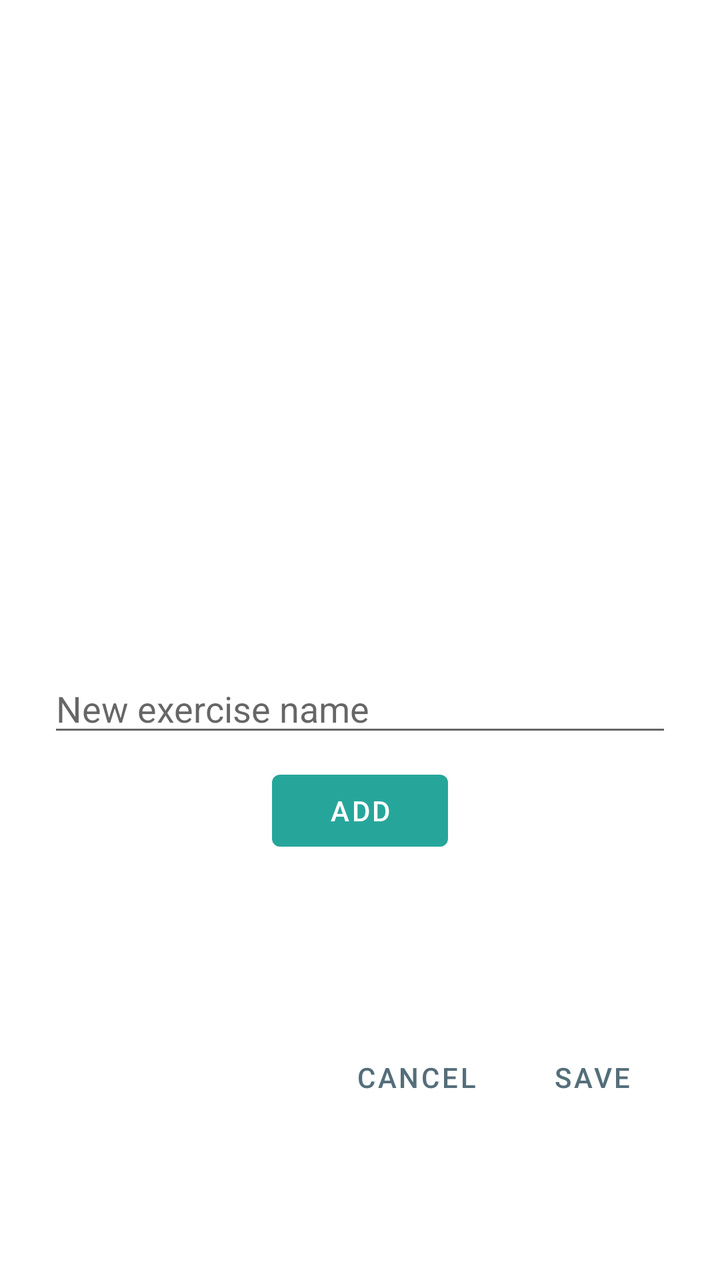
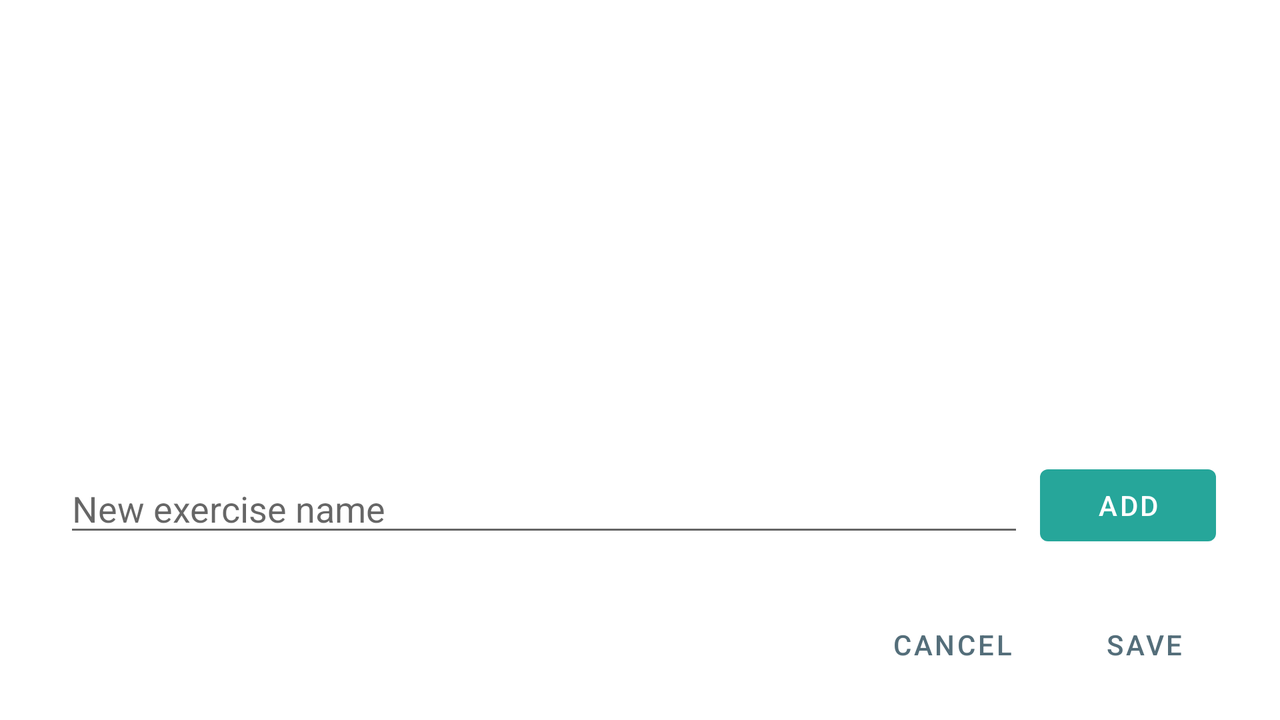

The same Android screen from two of the app's own layout files: first res/layout/ as a phone draws it, then the author's variant for another configuration, drawn on a device whose configuration selects that folder. Both files follow.
<!-- AndroidManifest.xml: application theme AppTheme -->
<!-- res/layout/dialog_exercises_management.xml -->
<?xml version="1.0" encoding="utf-8"?>
<androidx.constraintlayout.widget.ConstraintLayout
        xmlns:android="http://schemas.android.com/apk/res/android"
        xmlns:app="http://schemas.android.com/apk/res-auto"
        android:layout_width="match_parent"
        android:layout_height="wrap_content"
        android:paddingStart="16dp"
        android:paddingEnd="16dp"
        android:paddingTop="16dp"
        android:paddingBottom="4dp">

    <ListView
            android:id="@+id/dialog_exercises_list_view"
            android:layout_width="match_parent"
            android:layout_height="300dp"
            android:layout_marginStart="8dp"
            android:layout_marginTop="8dp"
            android:layout_marginEnd="8dp"
            app:layout_constraintEnd_toEndOf="parent"
            app:layout_constraintStart_toStartOf="parent"
            app:layout_constraintTop_toTopOf="parent"/>

    <com.google.android.material.textfield.TextInputEditText
            android:id="@+id/dialog_exercises_edit_text"
            android:layout_width="match_parent"
            android:layout_height="wrap_content"
            android:layout_margin="8dp"
            android:layout_marginStart="8dp"
            android:layout_marginTop="8dp"
            android:layout_marginEnd="8dp"
            android:hint="New exercise name"
            android:inputType="textCapSentences"
            android:maxLength="30"
            android:singleLine="true"
            app:layout_constraintEnd_toEndOf="parent"
            app:layout_constraintStart_toStartOf="parent"
            app:layout_constraintTop_toBottomOf="@id/dialog_exercises_list_view"/>

    <com.google.android.material.button.MaterialButton
            style="@style/Widget.MaterialComponents.Button.UnelevatedButton"
            app:backgroundTint="@color/colorSecondary"
            android:id="@+id/dialog_exercises_add_exercise_button"
            android:layout_width="wrap_content"
            android:layout_height="wrap_content"
            android:layout_marginTop="8dp"
            android:text="Add"
            app:layout_constraintEnd_toEndOf="@+id/dialog_exercises_edit_text"
            app:layout_constraintStart_toStartOf="@+id/dialog_exercises_edit_text"
            app:layout_constraintTop_toBottomOf="@+id/dialog_exercises_edit_text"/>

    <com.google.android.material.button.MaterialButton
            style="@style/Widget.MaterialComponents.Button.TextButton"
            android:id="@+id/dialog_exercises_save_button"
            android:layout_width="wrap_content"
            android:layout_height="wrap_content"
            android:layout_marginBottom="4dp"
            android:text="Save"
            app:layout_constraintBottom_toBottomOf="parent"
            app:layout_constraintEnd_toEndOf="parent"
            app:layout_constraintTop_toBottomOf="@+id/dialog_exercises_add_exercise_button"
            android:layout_marginTop="16dp" android:layout_marginEnd="4dp"/>

    <com.google.android.material.button.MaterialButton
            style="@style/Widget.MaterialComponents.Button.TextButton"
            android:id="@+id/dialog_exercises_cancel_button"
            android:layout_width="wrap_content"
            android:layout_height="wrap_content"
            android:text="Cancel"
            app:layout_constraintEnd_toStartOf="@+id/dialog_exercises_save_button"
            app:layout_constraintBottom_toBottomOf="@+id/dialog_exercises_save_button"
            app:layout_constraintTop_toTopOf="@+id/dialog_exercises_save_button"/>

</androidx.constraintlayout.widget.ConstraintLayout>
<!-- resources referenced by this layout -->
<resources>
  <color name="colorSecondary">#26A69A</color>
  <style name="AppTheme" parent="Theme.MaterialComponents.Light.NoActionBar">
          <item name="colorPrimary">@color/colorPrimary</item>
          <item name="colorPrimaryVariant">@color/colorPrimaryLight</item>
          <item name="colorOnPrimary">#FFFFFF</item>
          <item name="colorSecondary">@color/colorSecondary</item>
          <item name="colorSecondaryVariant">@color/colorSecondaryLight</item>
          <item name="colorOnSecondary">#212121</item>
          <item name="colorError">#F44336</item>
          <item name="colorOnError">#FFFFFF</item>
          <item name="colorSurface">#FFFDFD</item>
          <item name="colorOnSurface">#212121</item>
          <item name="android:colorBackground">@color/background</item>
          <item name="colorOnBackground">#212121</item>
          <item name="android:statusBarColor">@color/colorPrimaryDark</item>
      </style>
  <color name="colorPrimary">#546E7A</color>
  <color name="colorPrimaryLight">#819ca9</color>
  <color name="colorSecondaryLight">#64d8cb</color>
  <color name="background">#FFFFFF</color>
  <color name="colorPrimaryDark">#29434e</color>
</resources>
<!-- res/layout-land/dialog_exercises_management.xml (the author's variant of the layout above) -->
<!-- drawn on the phone turned sideways -->
<?xml version="1.0" encoding="utf-8"?>
<androidx.constraintlayout.widget.ConstraintLayout
        xmlns:android="http://schemas.android.com/apk/res/android"
        xmlns:app="http://schemas.android.com/apk/res-auto"
        android:layout_width="wrap_content"
        android:layout_height="wrap_content"
        android:minWidth="500dp"
        android:paddingStart="16dp"
        android:paddingEnd="16dp"
        android:paddingTop="16dp"
        android:paddingBottom="4dp">

    <ListView
            android:id="@+id/dialog_exercises_list_view"
            android:layout_width="0dp"
            android:layout_height="200dp"
            android:layout_marginStart="8dp"
            android:layout_marginTop="8dp"
            android:layout_marginEnd="8dp"
            app:layout_constraintEnd_toEndOf="parent"
            app:layout_constraintStart_toStartOf="parent"
            app:layout_constraintTop_toTopOf="parent"/>

    <com.google.android.material.textfield.TextInputEditText
            android:id="@+id/dialog_exercises_edit_text"
            android:layout_width="0dp"
            android:layout_height="wrap_content"
            android:layout_margin="8dp"
            android:layout_marginStart="8dp"
            android:layout_marginTop="8dp"
            android:layout_marginEnd="8dp"
            android:hint="New exercise name"
            android:inputType="textCapSentences"
            android:maxLength="30"
            android:singleLine="true"
            app:layout_constraintStart_toStartOf="@+id/dialog_exercises_list_view"
            app:layout_constraintTop_toBottomOf="@id/dialog_exercises_list_view"
            app:layout_constraintEnd_toStartOf="@+id/dialog_exercises_add_exercise_button"/>

    <com.google.android.material.button.MaterialButton
            style="@style/Widget.MaterialComponents.Button.UnelevatedButton"
            app:backgroundTint="@color/colorSecondary"
            android:id="@+id/dialog_exercises_add_exercise_button"
            android:layout_width="wrap_content"
            android:layout_height="wrap_content"
            android:text="Add"
            android:layout_marginEnd="8dp"
            app:layout_constraintTop_toTopOf="@+id/dialog_exercises_edit_text"
            app:layout_constraintEnd_toEndOf="@+id/dialog_exercises_list_view"
            app:layout_constraintBottom_toBottomOf="@+id/dialog_exercises_edit_text"/>

    <com.google.android.material.button.MaterialButton
            style="@style/Widget.MaterialComponents.Button.TextButton"
            android:id="@+id/dialog_exercises_save_button"
            android:layout_width="wrap_content"
            android:layout_height="wrap_content"
            android:text="Save"
            android:layout_marginBottom="4dp"
            android:layout_marginTop="16dp"
            android:layout_marginEnd="8dp"
            app:layout_constraintBottom_toBottomOf="parent"
            app:layout_constraintEnd_toEndOf="parent"
            app:layout_constraintTop_toBottomOf="@+id/dialog_exercises_add_exercise_button"/>

    <com.google.android.material.button.MaterialButton
            style="@style/Widget.MaterialComponents.Button.TextButton"
            android:id="@+id/dialog_exercises_cancel_button"
            android:layout_width="wrap_content"
            android:layout_height="wrap_content"
            android:text="Cancel"
            android:layout_marginEnd="8dp"
            app:layout_constraintEnd_toStartOf="@+id/dialog_exercises_save_button"
            app:layout_constraintBottom_toBottomOf="@+id/dialog_exercises_save_button"
            app:layout_constraintTop_toTopOf="@+id/dialog_exercises_save_button"/>

</androidx.constraintlayout.widget.ConstraintLayout>
